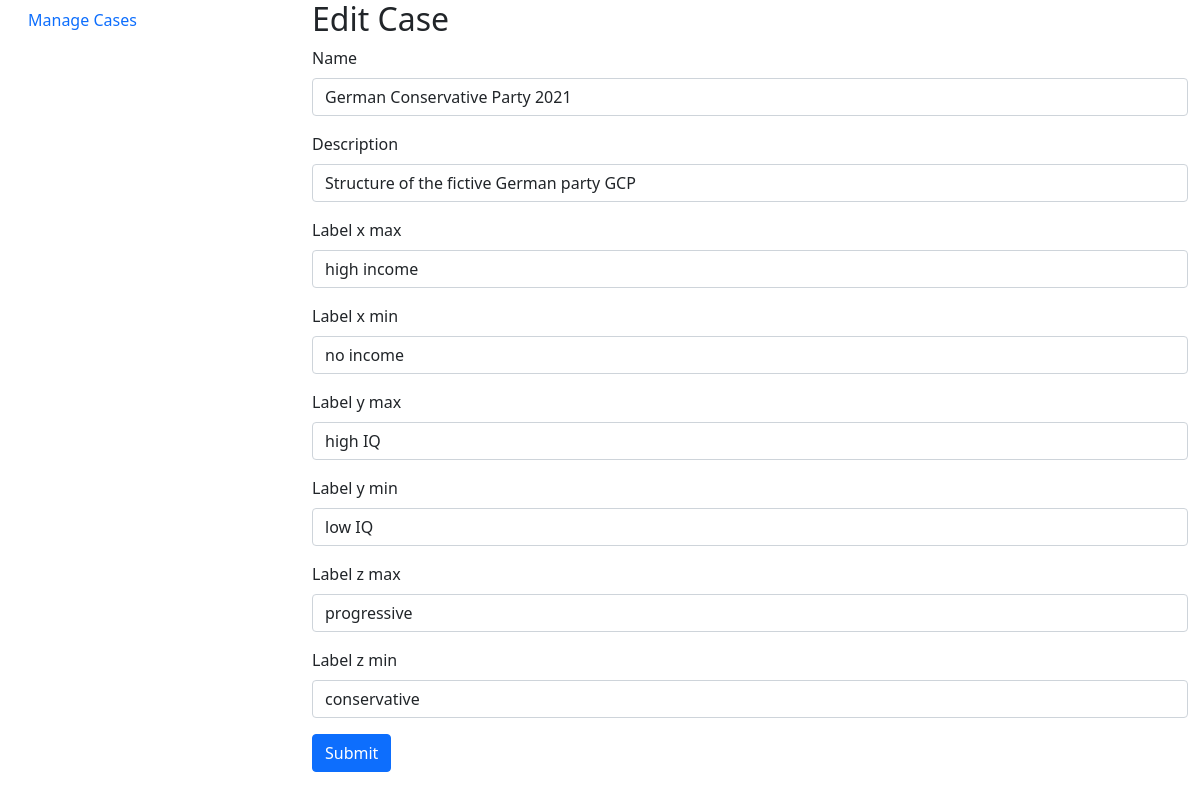
/data_manager/1/edit/, run on the app's committed database.
### data_manager/models.py (models this page shows, shortened)
class Case(models.Model):
    name = models.CharField(max_length=100)
    description = models.CharField(max_length=200)
    label_x_min = models.CharField(max_length=30)
    label_x_max = models.CharField(max_length=30)
    label_y_min = models.CharField(max_length=30)
    label_y_max = models.CharField(max_length=30)
    label_z_min = models.CharField(max_length=30)
    label_z_max = models.CharField(max_length=30)

### data_manager/views.py (the view)
# urls.py: path('<int:case_id>/edit/', views.EditCaseView, name="edit_case"),
def EditCaseView(request, case_id):
    case = get_object_or_404(Case, id = case_id)
    form = EditCaseForm(request.POST or None, instance = case)
    if form.is_valid():
        case = form.save(commit=False)
        case.save()
        return redirect('data_manager:index')
    else:
        form = EditCaseForm(request.POST or None, instance = case)
        return render(request, 'data_manager/edit_case.html', {'form': form})

### data_manager/forms.py
class EditCaseForm(forms.ModelForm):
    class Meta:
        model = Case
        fields = ('name', 'description', 'label_x_max', 'label_x_min', 'label_y_max', 'label_y_min', 'label_z_max', 'label_z_min')

### data_manager/templates/data_manager/edit_case.html (shortened to what this page needs)
{% extends 'base.html' %}
{% load bootstrap4 %}
{% block content %}
    <h2>Edit Case</h2>
    <form method="POST" class="form">
        {% bootstrap_form form %}
        {% buttons %}
            <button type="submit" class="btn btn-primary">Submit</button>
        {% endbuttons %}
    </form>
{% endblock %}

### static/general/styles.css (style rules this page uses)
body { background-color: #FFFFFF; }

### data on the page
Case: name "German Conservative Party 2021", description "Structure of the fictive German party GCP", label_x_max "high income", label_x_min "no income", label_y_max "high IQ", label_y_min "low IQ", label_z_max "progressive", label_z_min "conservative"
